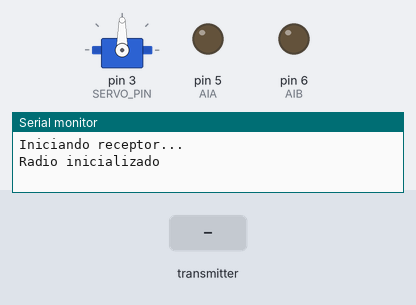
Recording of a sketch running on a simulated Arduino Uno, built with avr-gcc and run on an emulated ATmega328P. Parts: servo, output pins drawn as LEDs (lit = HIGH), the last lines printed to the serial monitor. The test bench sets the inputs (shaded band). No radio packets arrive unless stated.

Above: at 2.2 s.
2.3 s: the transmitter starts sending btSTART = 0
At 2.6 s:
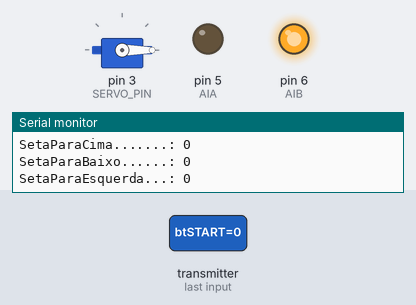
Timing chart, 0 to 5.3 s (numbered marks = the images above; inputs shaded):
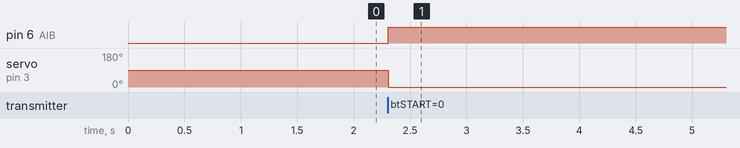

Measured:
- after the input at 2.3 s, pin 6 (AIB): LOW → HIGH at once; servo on pin 3 (SERVO_PIN): 90° → 0° at once

The sketch:

receptor.ino
```cpp
#include <SPI.h>
#include <nRF24L01.h>
#include <RF24.h>
#include <Servo.h>

#define CE_PIN    9
#define CSN_PIN   10
#define AIA       5
#define AIB       6
#define SERVO_PIN 3

struct ControleState {
  boolean btSTART = 0;
  boolean btSELECT = 0;
  boolean btUP = 0;
  boolean btDOWN = 0;
  boolean btLEFT = 0;
  boolean btRIGHT = 0;
  boolean btR1 = 0;
  boolean btR2 = 0;
  boolean btR3 = 0;
  boolean btL1 = 0;
  boolean btL2 = 0;
  boolean btL3 = 0;
  boolean btTRIANGLE = 0;
  boolean btCIRCLE = 0;
  boolean btSQUARE = 0;
  boolean btCROSS = 0;
  byte btRX = 0;
  byte btRY = 0;
  byte btLX = 0;
  byte btLY = 0;
};

ControleState state;

Servo servo;

RF24 radio(CE_PIN, CSN_PIN);
const byte address[6] = "00001";

long valor;

void setup() {
  pinMode(AIA, OUTPUT);
  pinMode(AIB, OUTPUT);

  servo.attach(SERVO_PIN);

  Serial.begin(115200);
  Serial.println("Iniciando receptor...");

  delay(1000);  //added delay to give wireless ps2 module some time to startup, before configuring it

  inicializarRadio();
}

void inicializarRadio(){
  radio.begin();
  radio.setChannel(5); // 0..127
  radio.setDataRate(RF24_250KBPS); // RF24_1MBPS, RF24_2MBPS, RF24_250KBPS
  //radio.setPALevel(RF24_PA_MIN);
  radio.setPALevel(RF24_PA_HIGH);
  radio.setAutoAck(false);
  radio.openReadingPipe(1, 0x1234567890L);
  radio.startListening();
  Serial.print("Radio inicializado");
}

void loop() {
  if (radio.available()){
    radio.read(&state, sizeof(state));
    controlarMotor();
    controlarServo();
    printState();
  }
  delay(5);
}

void controlarMotor(){
  if (state.btLY <= 125)  {
    analogWrite(AIA, LOW);
    analogWrite(AIB, map(state.btLY, 125, 0, 20, 255));
  } else if (state.btLY >= 130){
    analogWrite(AIA, map(state.btLY, 130, 255, 20, 255));
    analogWrite(AIB, LOW);
  } else {
    analogWrite(AIA, LOW);
    analogWrite(AIB, LOW);
  }
}

void controlarServo(){
    int direcao = map(state.btRX, 0, 255, 0, 180);
    //direcao = map(state.btRX, 0, 255, 10, 170);
    servo.write(direcao);
}

void printState(){
    Serial.print("START.......: ");
    Serial.println(state.btSTART);
    Serial.print("SELECT.......: ");
    Serial.println(state.btSELECT);

    Serial.print("SetaParaCima.......: ");
    Serial.println(state.btUP);
    Serial.print("SetaParaBaixo......: ");
    Serial.println(state.btDOWN);
    Serial.print("SetaParaEsquerda...: ");
    Serial.println(state.btLEFT);
    Serial.print("SetaParaDireita....: ");
    Serial.println(state.btRIGHT);

  /*
    Serial.print("L1: ");
    Serial.println(state.btL1);
    Serial.print("L2: ");
    Serial.println(state.btL2);
    Serial.print("L3: ");
    Serial.println(state.btL3);

    Serial.print("R1: ");
    Serial.println(state.btR1);
    Serial.print("R2: ");
    Serial.println(state.btR2);
    Serial.print("R3: ");
    Serial.println(state.btR3);

    Serial.print("TRIANGLE: ");
    Serial.println(state.btTRIANGLE);
    Serial.print("SQUARE: ");
    Serial.println(state.btSQUARE);
    Serial.print("CIRCLE: ");
    Serial.println(state.btCIRCLE);
    Serial.print("CROSS: ");
    Serial.println(state.btCROSS);
  */
    displayAnalog();

    Serial.println("================================");
}

void displayAnalog(){
  Serial.print("LEFT(");
  Serial.print(state.btLX);
  Serial.print(",");
  Serial.print(state.btLY);
  Serial.print(")");

  Serial.print(" RIGHT(");
  Serial.print(state.btRX);
  Serial.print(",");
  Serial.print(state.btRY);
  Serial.println(")");
}
```
